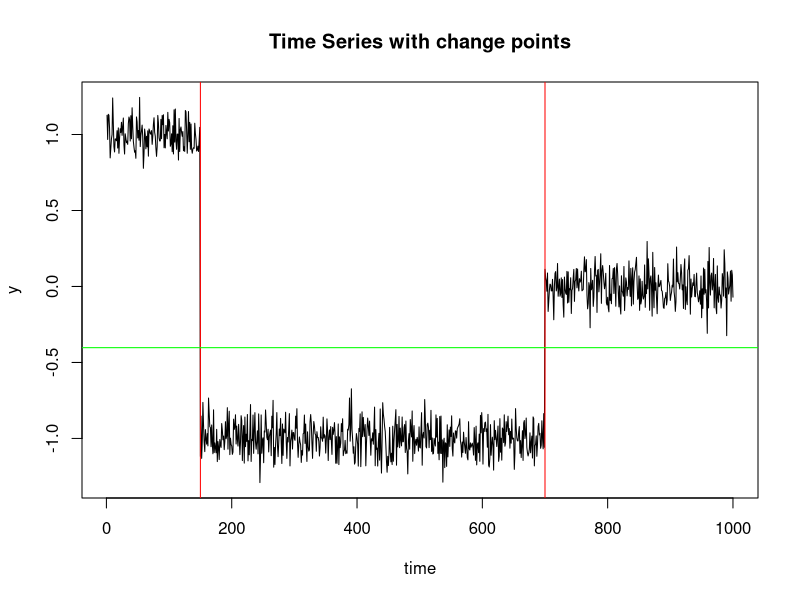
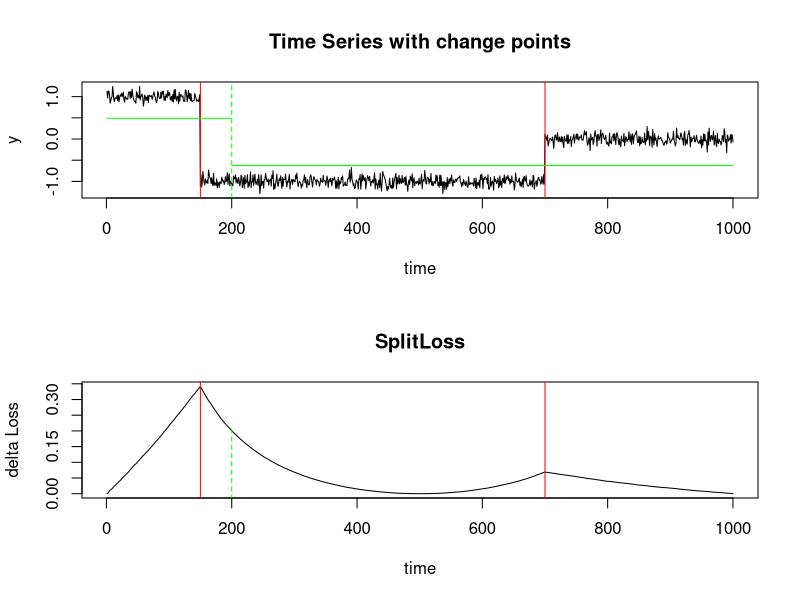
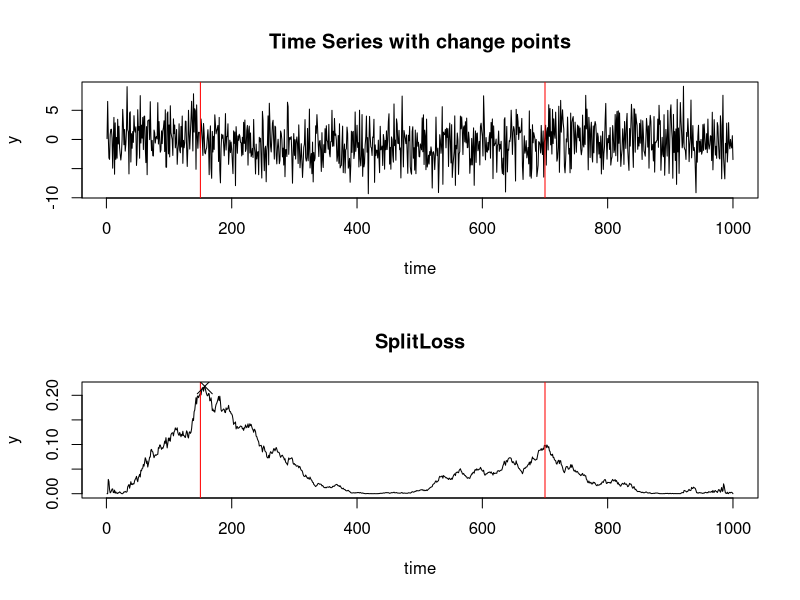
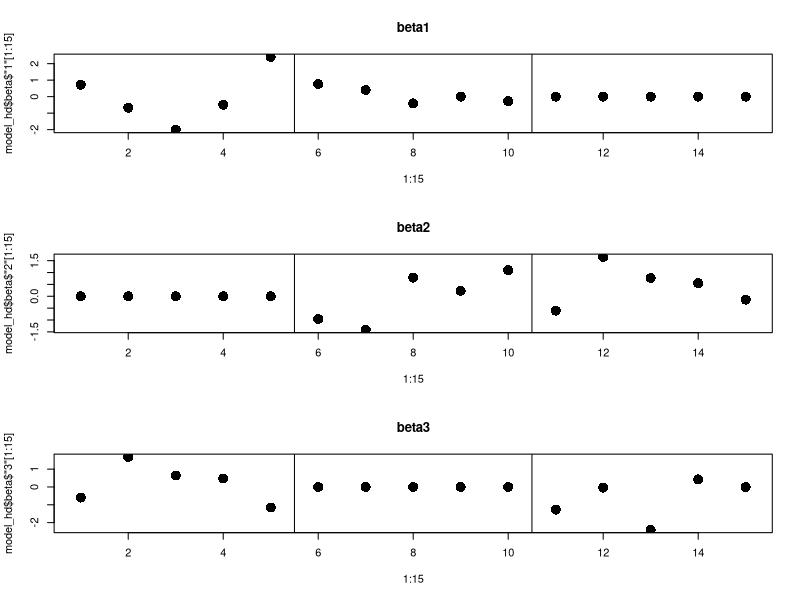
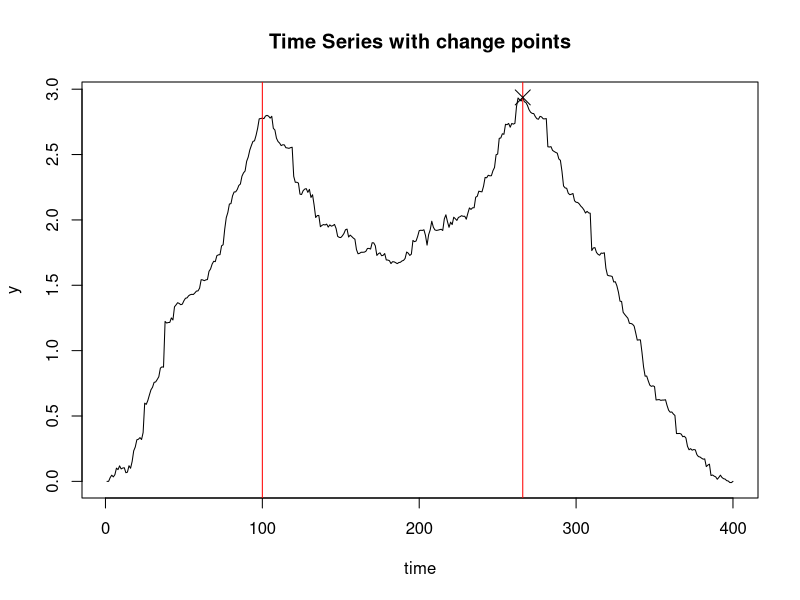
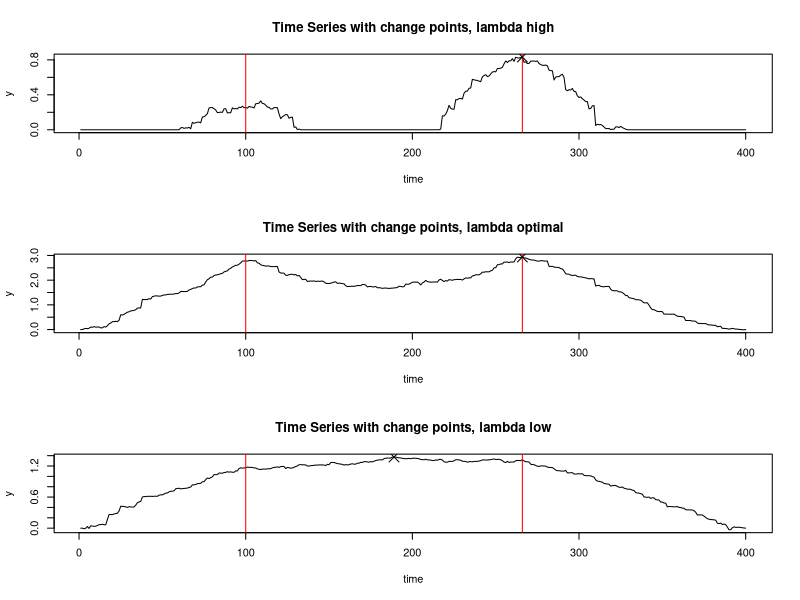

The R source for these figures, in order:
set.seed(0)
options(warn = -1)

# generate simple model with only intercept
model_intercept <- list(
  x = matrix(rep(1, 1000), ncol = 1),
  beta = list(
    '1' = 1,
    '2' = -1,
    '3' = 0
  ),
  alpha = c(150, 700),
  sigma = 0.1
)

# help function for later
r <- function(alpha, j){
        alpha[j + 1] - alpha[j]
}

# function to simulate y values from a model
SimulateModel <- function(model){

  n     <- nrow(model$x)
  p     <- ncol(model$x)

  alpha <- c(1, model$alpha, n + 1)
  k     <- length(alpha) - 1
  y     <- rep(NA, n)

  for (j in 1:k){
    x     <- model$x[alpha[j] : (alpha[j + 1] - 1), ]
    beta  <- as.matrix(model$beta[[as.character(j)]])
    y[alpha[j] : (alpha[j + 1] - 1)] <- x %*% beta + model$sigma * rnorm(r(alpha, j))
  }
  y
}

# generate y values for simple model
model_intercept$y <- SimulateModel(model_intercept)

# function to plot model
plot_cp <- function(y, alpha, main = 'Time Series with change points', ylab = 'y', plot_max = FALSE){
  plot(y, main = main, type='n', ylab = ylab, xlab = 'time')
  lines(y)
  abline(v = alpha, col='red')
  if (plot_max){
    points(which.max(y), max(y), cex = 2, pch = 4)
  }
}

# plot simple model
plot_cp(model_intercept$y, model_intercept$alpha)

# simple loss function
MSE_mean <- function(x, y, n_obs, ...){
                 sum((y - mean(y))^2) / n_obs
}

# show fit in plot & calculate MSE
abline(h = mean(model_intercept$y), col = 'green')
MSE_mean(model_intercept$x, model_intercept$y, 1000)

# function to calculate decrease in Loss if x is split at i
SplitLoss <- function(x, y, FUN, ...){
  n_obs <- nrow(x)

  SplitLossFun <- function(i){
    FUN(x[1:i, ], y[1:i], n_obs, ...) + FUN(x[(i + 1) : n_obs, ], y[(i + 1) : n_obs], n_obs, ...)
  }

  SSE_0 <- FUN(x, y, n_obs, ...)
  SSE   <- apply(matrix(2 : (n_obs-2)), 1, SplitLossFun)
  c(0, 0, SSE_0 - SSE, 0)
}

# evaluate above function
model_intercept$SplitLoss <- SplitLoss(model_intercept$x, model_intercept$y, MSE_mean)

#plot
x1 = 200
dev.off()
par(mfrow = c(2,1))
plot_cp(model_intercept$y, model_intercept$alpha)
lines(c(x1 + 1, 1000), c(mean(model_intercept$y[(x1 + 1) : 1000]), mean(model_intercept$y[(x1 + 1) : 1000])), col = 'green')
lines(c(1, x1), c(mean(model_intercept$y[1 : x1]), mean(model_intercept$y[1 : x1])), col = 'green')
abline(v = x1, col = 'green', lty = 'dashed')

plot_cp(model_intercept$SplitLoss, model_intercept$alpha, main = 'SplitLoss', ylab = 'delta Loss')
lines(c(x1,x1), c(-1, model_intercept$SplitLoss[x1]), col = 'green', lty = 'dashed')


# change model to include more error
model_intercept$sigma     <- 3
model_intercept$y         <- SimulateModel(model_intercept)
model_intercept$SplitLoss <- SplitLoss(model_intercept$x, model_intercept$y, MSE_mean)

#plot again
dev.off()
par(mfrow = c(2, 1))
plot_cp(model_intercept$y, model_intercept$alpha)
plot_cp(model_intercept$SplitLoss, model_intercept$alpha, main='SplitLoss', plot_max = T)


# now high dimensional model
p <- 400
n <- 400

model_hd <- list(
  x       = matrix(rnorm(n*p), ncol=p ),
  beta    = list(
      '1' = c(rnorm(10), rep(0, p - 10)),
      '2' = c(rep(0,5), rnorm(10), rep(0, p - 15)),
      '3' = c(rnorm(5), rep(0,5), rnorm(5), rep(0,p - 15))
  ),
  alpha = c(floor(n / 4), floor(2 * n / 3)),
  sigma = 0.1
)

dev.off()
par(mfrow=c(3, 1))
plot(1:15, model_hd$beta$'1'[1:15], main = 'beta1',  pch = 16, cex = 2); abline(v = c(5.5, 10.5))
plot(1:15, model_hd$beta$'2'[1:15], main = 'beta2',  pch = 16, cex = 2); abline(v = c(5.5, 10.5))
plot(1:15, model_hd$beta$'3'[1:15], main = 'beta3',  pch = 16, cex = 2); abline(v = c(5.5, 10.5))


library(glmnet)

#function for high dimensional loss via LASSO / glmnet
MSE_hd <- function(x, y, n_obs, ...){
  fit <- glmnet(x, y, lambda = sqrt(n_obs / nrow(x)) * list(...)$lambda)
  sum((y - x%*%fit$beta)^2) / n_obs
}

#get y values
model_hd$y <- SimulateModel(model_hd)

#get sensible lambda
lambda <- cv.glmnet(model_hd$x, model_hd$y)$lambda.min

model_hd$SplitLoss <- SplitLoss(model_hd$x, model_hd$y, MSE_hd, lambda = lambda)

dev.off()
plot_cp(model_hd$SplitLoss, model_hd$alpha, plot_max = T)

# what happens if we choose lambda incorrectly??
model_hd$SplitLoss_x5  <- SplitLoss(model_hd$x, model_hd$y, MSE_hd, lambda = 5   * lambda)
model_hd$SplitLoss_d5  <- SplitLoss(model_hd$x, model_hd$y, MSE_hd, lambda = 1/5 * lambda)

dev.off()
par(mfrow=c(3,1))
plot_cp(model_hd$SplitLoss_x5, model_hd$alpha, main='Time Series with change points, lambda high',    plot_max = T)
plot_cp(model_hd$SplitLoss,    model_hd$alpha, main='Time Series with change points, lambda optimal', plot_max = T)
plot_cp(model_hd$SplitLoss_d5, model_hd$alpha, main='Time Series with change points, lambda low',     plot_max = T)
